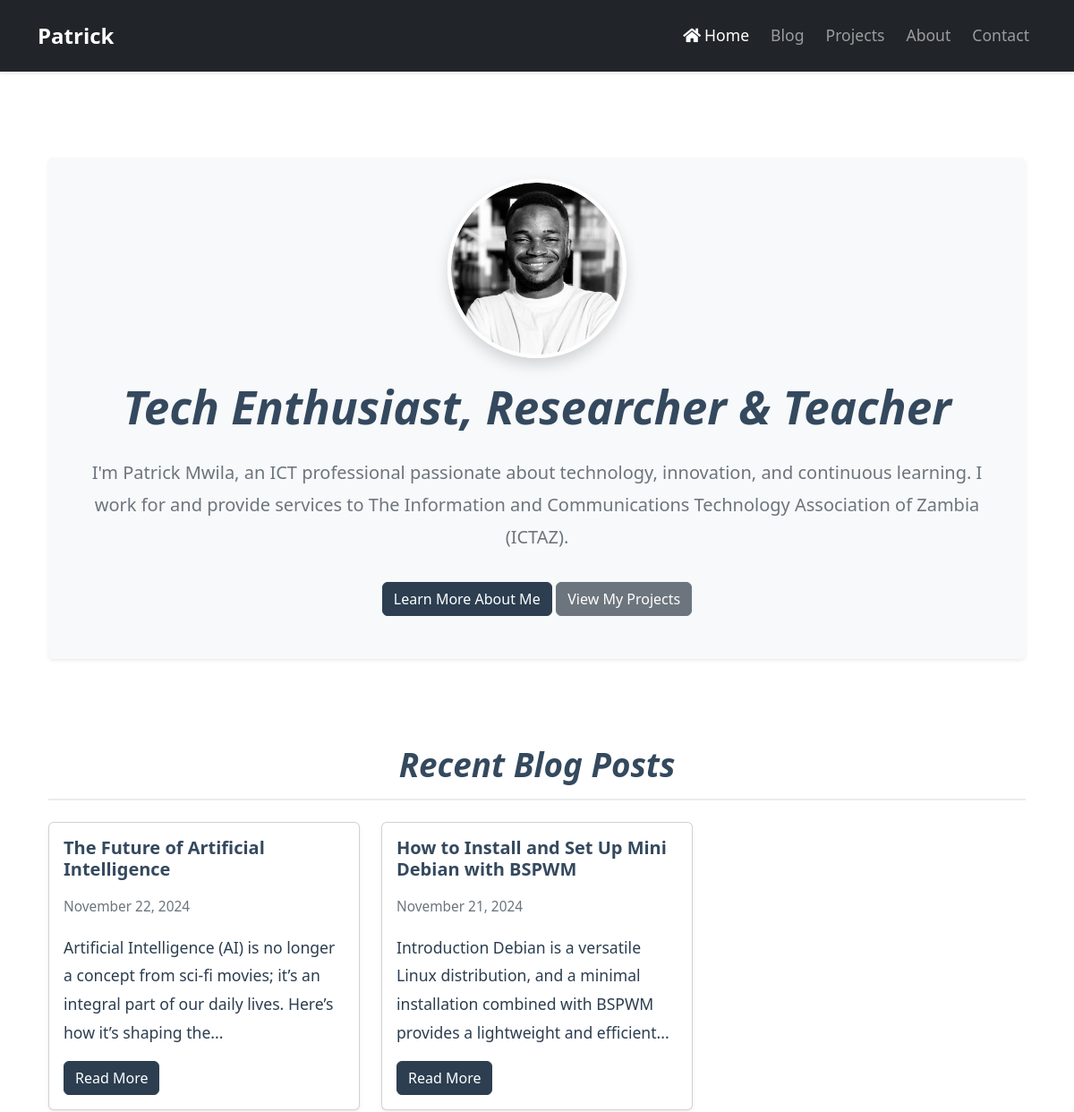
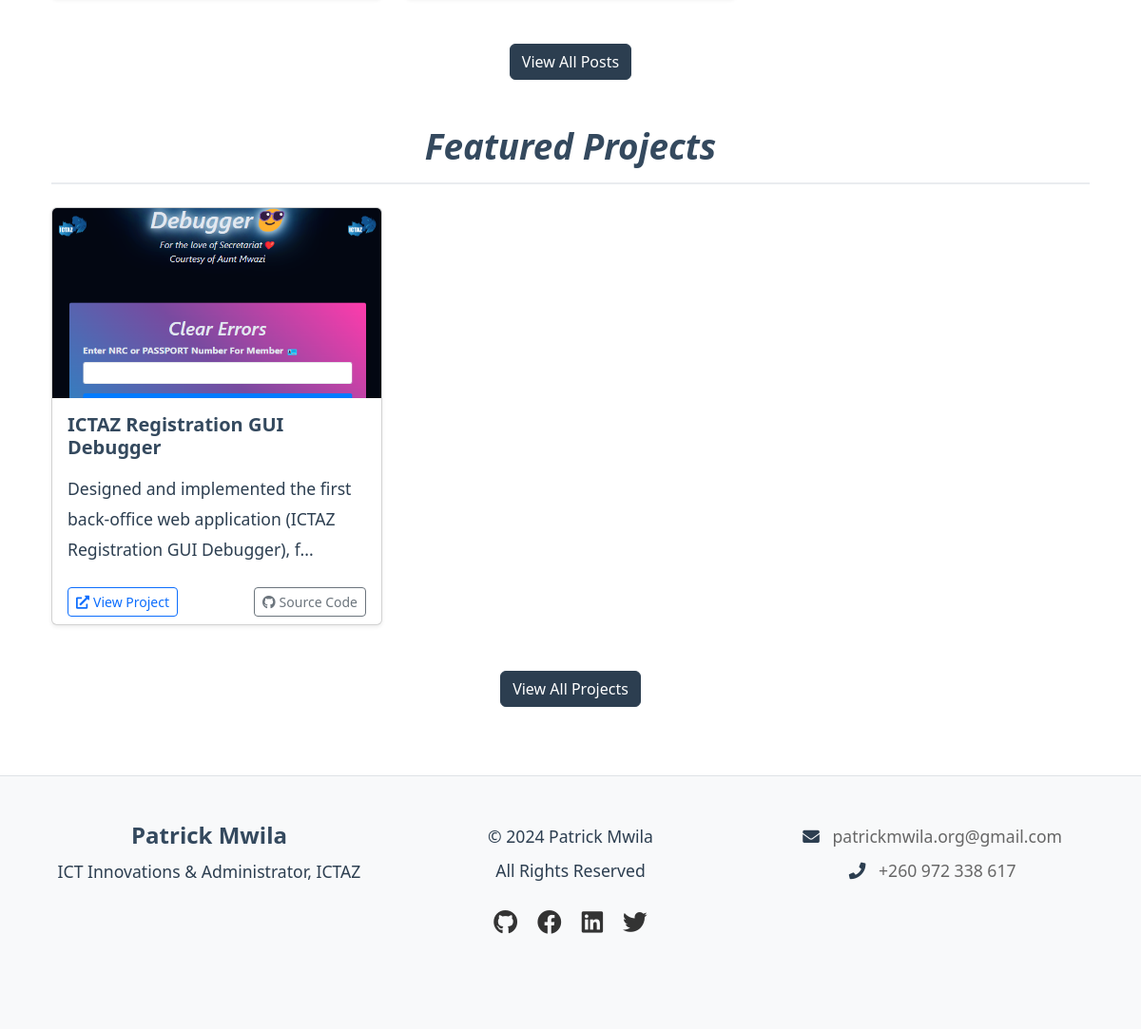
The page /home on the database its author committed (2 pictures, top to bottom).
### models.py (models this page shows, shortened)
class Post(db.Model):
    id = db.Column(db.Integer, primary_key=True)
    title = db.Column(db.String(200), nullable=False)
    slug = db.Column(db.String(200), unique=True, nullable=False)
    summary = db.Column(db.Text)
    content = db.Column(db.Text, nullable=False)
    date_posted = db.Column(db.DateTime, nullable=False, default=datetime.utcnow)
    last_modified = db.Column(db.DateTime, nullable=False, default=datetime.utcnow, onupdate=datetime.utcnow)
    is_draft = db.Column(db.Boolean, default=False)
    category_id = db.Column(db.Integer, db.ForeignKey('category.id'))
    user_id = db.Column(db.Integer, db.ForeignKey('user.id'), nullable=False)

class Project(db.Model):
    id = db.Column(db.Integer, primary_key=True)
    title = db.Column(db.String(200), nullable=False)
    description = db.Column(db.Text, nullable=False)
    image_path = db.Column(db.String(255))
    project_url = db.Column(db.String(255))
    source_code_url = db.Column(db.String(255))
    date_created = db.Column(db.DateTime, nullable=False, default=datetime.utcnow)

### app.py (the view)
    @app.route('/')
    @app.route('/home')  # Adding an alias for /home to maintain compatibility
    def home():
        recent_posts = Post.query.order_by(Post.date_posted.desc()).limit(3).all()
        projects = Project.query.order_by(Project.date_created.desc()).all()
        posts = Post.query.order_by(Post.date_posted.desc()).all()
        return render_template('home.html', projects=projects, posts=posts, recent_posts=recent_posts)

### templates/home.html (shortened to what this page needs)
{% extends "base.html" %}
{% block content %}
<div class="container mt-4">
    <section class="py-5">
        <div class="jumbotron bg-light shadow-sm rounded p-4 mb-5">
            <div class="text-center">
                <div class="profile-image-container mb-4">
                    <img src="{{ url_for('static', filename='images/profile.png') }}" alt="Profile Picture" class="profile-image rounded-circle shadow" style="width: 200px; height: 200px; object-fit: cover;">
                </div>
                <h1 class="display-4">Tech Enthusiast, Researcher & Teacher</h1>
                <p class="lead text-muted">I'm Patrick Mwila, an ICT professional passionate about technology, innovation, and continuous learning. I work for and provide services to The Information and Communications Technology Association of Zambia (ICTAZ).</p>
                <p>
                    <a href="{{ url_for('about') }}" class="btn btn-primary my-2">Learn More About Me</a>
                    <a href="{{ url_for('projects') }}" class="btn btn-secondary my-2">View My Projects</a>
                </p>
            </div>
        </div>
    </section>
    <section class="mb-5">
        <h2 class="text-center mb-4">Recent Blog Posts</h2>
        <div class="row">
            {% for post in posts[:3] %}
            <div class="col-md-4 mb-4">
                <div class="card h-100 shadow-sm">
                    <div class="card-body">
                        <h5 class="card-title">{{ post.title }}</h5>
                        <p class="card-text text-muted small">{{ post.date_posted.strftime('%B %d, %Y') }}</p>
                        <p class="card-text">{{ post.content|striptags|truncate(150) }}</p>
                        <a href="{{ url_for('post', post_id=post.id) }}" class="btn btn-primary">Read More</a>
                    </div>
                </div>
            </div>
            {% endfor %}
        </div>
        <div class="text-center mt-4">
            <a href="{{ url_for('blog') }}" class="btn btn-primary">View All Posts</a>
        </div>
    </section>
    <section class="mb-5">
        <h2 class="text-center mb-4">Featured Projects</h2>
        <div class="row">
            {% for project in projects[:3] %}
            <div class="col-md-4 mb-4">
                <div class="card h-100 shadow-sm">
                    {% if project.image_path %}
                        {% if project.image_path.endswith(('.mp4', '.webm')) %}
                        <div class="video-container">
                            <video class="card-img-top"
                                   style="height: 250px; object-fit: cover;"
                                   loop>
                                <source src="{{ url_for('static', filename=project.image_path) }}"
                                        type="video/{{ project.image_path.split('.')[-1] }}">
                                Your browser does not support the video tag.
                            </video>
                            <div class="video-overlay">
                                <div class="play-button">
                                    <i class="fas fa-play"></i>
                                </div>
                            </div>
                        </div>
                        {% else %}
                        <img src="{{ url_for('static', filename=project.image_path) }}"
                             class="card-img-top"
                             alt="{{ project.title }}"
                             style="height: 200px; object-fit: cover;">
                        {% endif %}
                    {% endif %}
                    <div class="card-body">
                        <h5 class="card-title">{{ project.title }}</h5>
                        <p class="card-text">{{ project.description[:100] }}{% if project.description|length > 100 %}...{% endif %}</p>
                    </div>
                    <div class="card-footer bg-transparent border-0">
                        <div class="d-flex justify-content-between align-items-center">
                            {% if project.project_url %}
                            <a href="{{ project.project_url }}" class="btn btn-sm btn-outline-primary" target="_blank">
                                <i class="fas fa-external-link-alt me-1"></i>View Project
                            </a>
                            {% endif %}
                            {% if project.source_code_url %}
                            <a href="{{ project.source_code_url }}" class="btn btn-sm btn-outline-secondary" target="_blank">
                                <i class="fab fa-github me-1"></i>Source Code
                            </a>
                            {% endif %}
                        </div>
                    </div>
                </div>
            </div>
            {% endfor %}
        </div>
        <div class="text-center mt-4">
            <a href="{{ url_for('projects') }}" class="btn btn-primary">View All Projects</a>
        </div>
    </section>
</div>
{% endblock %}

### templates/base.html (shortened to what this page needs)
<!DOCTYPE html>
<html lang="en" class="h-100">
<head>
    <link href="https://cdn.jsdelivr.net/npm/bootstrap@5.3.0/dist/css/bootstrap.min.css" rel="stylesheet">
    <link rel="stylesheet" href="//cdnjs.cloudflare.com/ajax/libs/highlight.js/11.7.0/styles/default.min.css">
    <link rel="stylesheet" href="{{ url_for('static', filename='css/style.css') }}">
</head>
<body>
    <nav class="navbar navbar-expand-lg navbar-dark bg-dark">
        <div class="container">
            <a class="navbar-brand" href="{{ url_for('home') }}">
                 Patrick
            </a>
            <div class="collapse navbar-collapse" id="navbarNav">
                <ul class="navbar-nav ms-auto">
                    <li class="nav-item">
                        <a class="nav-link {% if request.endpoint == 'home' %}active{% endif %}" href="{{ url_for('home') }}">
                            <i class="fas fa-home me-1"></i>Home
                        </a>
                    </li>
                    <li class="nav-item">
                        <a class="nav-link {% if request.endpoint == 'blog' %}active{% endif %}" href="{{ url_for('blog') }}">Blog</a>
                    </li>
                    <li class="nav-item">
                        <a class="nav-link {% if request.endpoint == 'projects' %}active{% endif %}" href="{{ url_for('projects') }}">Projects</a>
                    </li>
                    <li class="nav-item">
                        <a class="nav-link {% if request.endpoint == 'about' %}active{% endif %}" href="{{ url_for('about') }}">About</a>
                    </li>
                    <li class="nav-item">
                        <a class="nav-link {% if request.endpoint == 'contact' %}active{% endif %}" href="{{ url_for('contact') }}">Contact</a>
                    </li>
                </ul>
            </div>
        </div>
    </nav>
    <main class="container py-4">
        {% block content %}{% endblock %}
    </main>
    <footer class="footer">
        <div class="container">
            <div class="row text-center justify-content-center mb-4">
                <div class="col-md-4 mb-4">
                    <div class="footer-logo">
                        <h4 class="mb-2">Patrick Mwila</h4>
                        <p class="mb-0">ICT Innovations & Administrator, ICTAZ</p>
                    </div>
                </div>
                <div class="col-md-4 mb-4">
                    <div class="footer-copyright">
                        <p class="mb-1">&copy; {{ current_year }} Patrick Mwila</p>
                        <p class="mb-0">All Rights Reserved</p>
                    </div>
                    <div class="social-links">
                        <a href="https://github.com/yourusername" target="_blank" title="GitHub" class="mx-2">
                            <i class="fab fa-github fa-lg"></i>
                        </a>
                        <a href="https://facebook.com/yourusername" target="_blank" title="Facebook" class="mx-2">
                            <i class="fab fa-facebook fa-lg"></i>
                        </a>
                        <a href="https://linkedin.com/in/yourusername" target="_blank" title="LinkedIn" class="mx-2">
                            <i class="fab fa-linkedin fa-lg"></i>
                        </a>
                        <a href="https://twitter.com/yourusername" target="_blank" title="Twitter" class="mx-2">
                            <i class="fab fa-twitter fa-lg"></i>
                        </a>
                    </div>
                </div>
                <div class="col-md-4 mb-4">
                    <div class="footer-contact">
                        <div class="contact-info mb-3">
                            <p class="mb-1">
                                <i class="fas fa-envelope me-2"></i>
                                <a href="mailto:patrickmwila.org@gmail.com" class="text-decoration-none">patrickmwila.org@gmail.com</a>
                            </p>
                            <p class="mb-0">
                                <i class="fas fa-phone me-2"></i>
                                <a href="tel:+260972338617" class="text-decoration-none">+260 972 338 617</a>
                            </p>
                        </div>
                    </div>
                </div>
            </div>
        </div>
    </footer>
    <link rel="stylesheet" href="https://cdnjs.cloudflare.com/ajax/libs/font-awesome/5.15.4/css/all.min.css">
</body>
</html>

### static/css/style.css (style rules this page uses)
body { font-family: 'Segoe UI', Tahoma, Geneva, Verdana, sans-serif; line-height: 1.6; color: #333; font-size: 1.1rem; }
.navbar { box-shadow: 0 2px 4px rgba(0,0,0,0.1); padding: 1rem 0; }
.navbar-brand { font-size: 1.5rem; font-weight: 600; color: #fff !important; }
.nav-link { font-size: 1.1rem; padding: 0.5rem !important; transition: color 0.3s ease; }
.navbar-nav .nav-item { margin-left: 0.5rem; }
.profile-image-container { width: 200px; height: 200px; margin: 0 auto; margin-bottom: 2rem; }
.profile-image { width: 100%; height: 100%; border-radius: 50%; object-fit: cover; border: 4px solid #fff; box-shadow: 0 2px 10px rgba(0,0,0,0.1); }
.jumbotron { background-color: #f8f9fa; padding: 4rem 2rem; border-radius: 0.5rem; margin-bottom: 2rem; text-align: center; }
.jumbotron h1 { font-weight: 700; font-style: italic; color: #2c3e50; margin-bottom: 1.5rem; font-size: 3.2rem; }
.jumbotron .lead { font-size: 1.3rem; line-height: 1.8; color: #444; }
section h2 { color: #2c3e50; font-weight: 700; font-style: italic; margin-bottom: 2rem; padding-bottom: 1rem; border-bottom: 2px solid #e9ecef; text-align: center; font-size: 2.3rem; text-transform: capitalize; }
h1, h2, h3, h4, h5, h6, .card-title, .project-title, .blog-title { color: #34495E !important; font-weight: 600; }
h1 { font-size: 2.5rem; margin-bottom: 1.5rem; }
h2 { font-size: 2rem; margin-bottom: 1.25rem; }
h4 { font-size: 1.5rem; margin-bottom: 0.75rem; }
h5 { font-size: 1.25rem; margin-bottom: 0.5rem; }
.card-title { margin-bottom: 1rem; }
section h2 { padding-bottom: 1rem; border-bottom: 2px solid #e9ecef; margin-bottom: 2rem; }
p { color: #2c3e50; line-height: 1.8; font-size: 1.1rem; margin-bottom: 1rem; }
.lead { font-size: 1.25rem !important; font-weight: 400 !important; color: #2c3e50 !important; line-height: 1.8 !important; margin-bottom: 1.5rem; }
li { color: #2c3e50; line-height: 1.8; }
.text-muted { color: #6c757d !important; }
.btn-primary { background-color: #2C3E50; border-color: #2C3E50; transition: all 0.3s ease; }
.btn-secondary { transition: all 0.3s ease; }
.footer { margin-top: auto; background-color: #f8f9fa; padding: 1rem 0; }
a { color: #3498db; text-decoration: none; transition: color 0.2s ease; }

### templates/base.html (style rules this page uses)
body { min-height: 100vh; display: flex; flex-direction: column; }
main { flex: 1 0 auto; }
.footer { flex-shrink: 0; background-color: #f8f9fa; padding: 3rem 0; margin-top: auto; border-top: 1px solid #dee2e6; }
.footer-logo h4 { font-weight: 600; color: #333; }
.footer-contact a { color: #666; transition: color 0.3s ease; }
.social-links { margin-top: 1.5rem; }
.social-links a { color: #666; font-size: 1.2rem; transition: all 0.3s ease; }
.contact-info i { width: 20px; text-align: center; }
.social-links a { color: #333; margin: 0 10px; font-size: 1.2rem; transition: color 0.3s ease; }

### rows shown on the page
Post: title "The Future of Artificial Intelligence", date_posted "November 22, 2024", content "Artificial Intelligence (AI) is no longer a concept from sci-fi movies; it’s an integral part of our daily lives. Here’s how it’s shaping the..."
Post: title "How to Install and Set Up Mini Debian with BSPWM", date_posted "November 21, 2024", content "Introduction Debian is a versatile Linux distribution, and a minimal installation combined with BSPWM provides a lightweight and efficient..."
Project: image_path (picture), title "ICTAZ Registration GUI Debugger", description "Designed and implemented the first back-office web application (ICTAZ Registration GUI Debugger), f"
